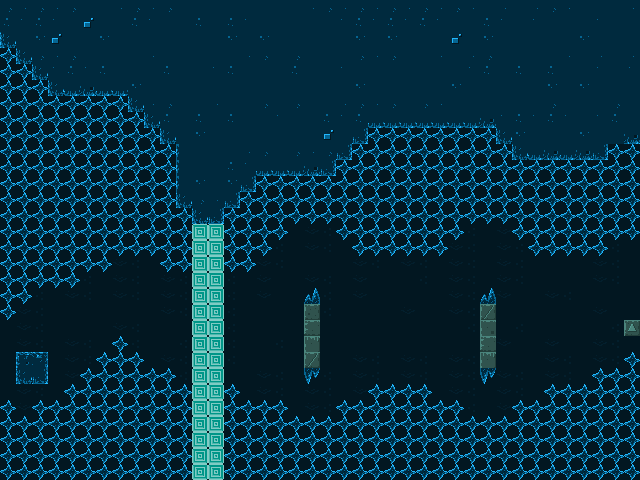

Rendered tile map (Tiled .tmx) drawn with the repository's tilesets; below, a short description and the map source with its tile grids summarised:
An orthogonal 40x30 tile map with 16x16 px tiles, 6 tile layers (backgroundLayer, stageLayer, trapsLayer, fragileLayer, ...), 4 tilesets and 9 objects (7x secret, playerStart, portal).

<map version="1.0" orientation="orthogonal" renderorder="right-down" width="40" height="30" tilewidth="16" tileheight="16" nextobjectid="41">
 <tileset firstgid="1" name="stageTiles" tilewidth="16" tileheight="16" tilecount="60" columns="10">
  <image source="../assets/img/tiles.png" width="160" height="96" />
 </tileset>
 <tileset firstgid="61" name="playerTiles" tilewidth="16" tileheight="16" tilecount="16" columns="4">
  <image source="../assets/img/player.png" width="64" height="64" />
 </tileset>
 <tileset firstgid="77" name="itemsTiles" tilewidth="16" tileheight="16" tilecount="16" columns="4">
  <image source="../assets/img/items.png" width="64" height="64" />
 </tileset>
 <tileset firstgid="93" name="secret" tilewidth="16" tileheight="16" tilecount="6" columns="6">
  <image source="../assets/img/secret.png" width="96" height="16" />
 </tileset>
 <layer name="backgroundLayer" width="40" height="30">
  <data>[1200 cells, 1200 non-empty, 16 distinct tile ids]</data>
 </layer>
 <objectgroup name="objectsLayer">
  <object id="1" name="Player" type="playerStart" gid="66" x="36" y="351" width="16" height="16" />
  <object id="8" name="Portal" type="portal" gid="79" x="624" y="320" width="16" height="16">
   <properties>
    <property name="animated" type="bool" value="true" />
    <property name="sprite" value="portal" />
    <property name="targetTilemap" value="9" />
   </properties>
  </object>
  <object id="33" name="Secret" type="secret" gid="98" x="176" y="320" width="16" height="16">
   <properties>
    <property name="animated" type="bool" value="true" />
    <property name="sprite" value="secret" />
   </properties>
  </object>
  <object id="35" name="Secret" type="secret" gid="98" x="224" y="320" width="16" height="16">
   <properties>
    <property name="animated" type="bool" value="true" />
    <property name="sprite" value="secret" />
   </properties>
  </object>
  <object id="36" name="Secret" type="secret" gid="98" x="256" y="320" width="16" height="16">
   <properties>
    <property name="animated" type="bool" value="true" />
    <property name="sprite" value="secret" />
   </properties>
  </object>
  <object id="37" name="Secret" type="secret" gid="98" x="289" y="320" width="16" height="16">
   <properties>
    <property name="animated" type="bool" value="true" />
    <property name="sprite" value="secret" />
   </properties>
  </object>
  <object id="38" name="Secret" type="secret" gid="98" x="320" y="368" width="16" height="16">
   <properties>
    <property name="animated" type="bool" value="true" />
    <property name="sprite" value="secret" />
   </properties>
  </object>
  <object id="39" name="Secret" type="secret" gid="98" x="464" y="320" width="16" height="16">
   <properties>
    <property name="animated" type="bool" value="true" />
    <property name="sprite" value="secret" />
   </properties>
  </object>
  <object id="40" name="Secret" type="secret" gid="98" x="496" y="368" width="16" height="16">
   <properties>
    <property name="animated" type="bool" value="true" />
    <property name="sprite" value="secret" />
   </properties>
  </object>
 </objectgroup>
 <layer name="stageLayer" width="40" height="30">
  <data>[1200 cells, 13 non-empty, 10 distinct tile ids]</data>
 </layer>
 <layer name="trapsLayer" width="40" height="30">
  <data>[1200 cells, 171 non-empty, 3 distinct tile ids]</data>
 </layer>
 <layer name="fragileLayer" width="40" height="30">
  <data>[1200 cells, 0 non-empty, 0 distinct tile ids]</data>
 </layer>
 <layer name="drillLayer" width="40" height="30">
  <data>[1200 cells, 32 non-empty, 1 distinct tile ids]</data>
 </layer>
 <layer name="springLayer" width="40" height="30">
  <data>[1200 cells, 0 non-empty, 0 distinct tile ids]</data>
 </layer>
</map>